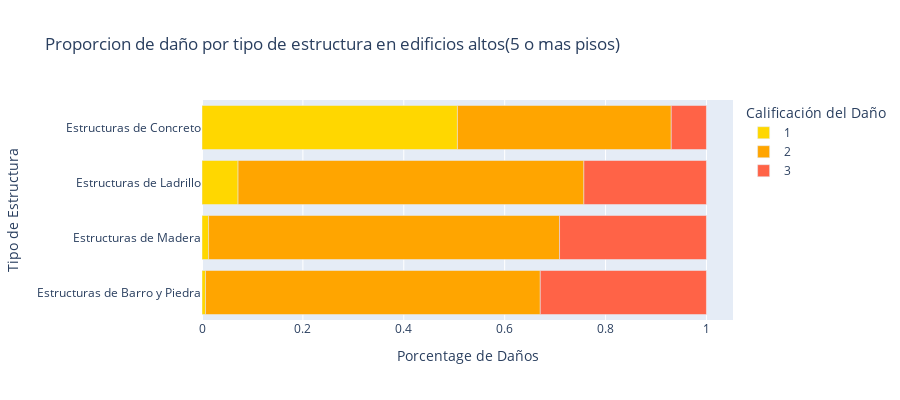

Notebook code cell kept with this figure:
### Code cell
fig = px.bar(edificiosAltosPorcentajes, x=edificiosAltosPorcentajes.columns, y=edificiosAltosPorcentajes.index,
             orientation='h',
             height=400,
             title='Proporcion de daño por tipo de estructura en edificios altos(5 o mas pisos)',
             labels={
                "damage_grade": "Calificación del Daño",
                "index": "Tipo de Estructura",
                "value": "Porcentage de Daños",
             }, color_discrete_sequence=["Gold", "orange", "tomato"])
fig.show()

### Figure 1 — Plotly figure (JSON) as saved in the notebook; plotly's stock layout.template omitted (floating-point values rounded to 4 significant figures)
{"data": [{"alignmentgroup": "True", "hovertemplate": "Calificación del Daño=1<br>Porcentage de Daños=%{x}<br>Tipo de Estructura=%{y}<extra></extra>", "legendgroup": "1", "marker": {"color": "Gold"}, "name": "1", "offsetgroup": "1", "orientation": "h", "showlegend": true, "textposition": "auto", "type": "bar", "x": [0.00694, 0.01309, 0.07148, 0.5064], "xaxis": "x", "y": ["Estructuras de Barro y Piedra", "Estructuras de Madera", "Estructuras de Ladrillo", "Estructuras de Concreto"], "yaxis": "y"}, {"alignmentgroup": "True", "hovertemplate": "Calificación del Daño=2<br>Porcentage de Daños=%{x}<br>Tipo de Estructura=%{y}<extra></extra>", "legendgroup": "2", "marker": {"color": "orange"}, "name": "2", "offsetgroup": "2", "orientation": "h", "showlegend": true, "textposition": "auto", "type": "bar", "x": [0.6637, 0.6957, 0.6855, 0.4238], "xaxis": "x", "y": ["Estructuras de Barro y Piedra", "Estructuras de Madera", "Estructuras de Ladrillo", "Estructuras de Concreto"], "yaxis": "y"}, {"alignmentgroup": "True", "hovertemplate": "Calificación del Daño=3<br>Porcentage de Daños=%{x}<br>Tipo de Estructura=%{y}<extra></extra>", "legendgroup": "3", "marker": {"color": "tomato"}, "name": "3", "offsetgroup": "3", "orientation": "h", "showlegend": true, "textposition": "auto", "type": "bar", "x": [0.3294, 0.2912, 0.243, 0.06977], "xaxis": "x", "y": ["Estructuras de Barro y Piedra", "Estructuras de Madera", "Estructuras de Ladrillo", "Estructuras de Concreto"], "yaxis": "y"}], "layout": {"barmode": "relative", "height": 400, "legend": {"title": {"text": "Calificación del Daño"}, "tracegroupgap": 0}, "title": {"text": "Proporcion de daño por tipo de estructura en edificios altos(5 o mas pisos)"}, "xaxis": {"anchor": "y", "domain": [0, 1], "title": {"text": "Porcentage de Daños"}}, "yaxis": {"anchor": "x", "domain": [0, 1], "title": {"text": "Tipo de Estructura"}}}}
